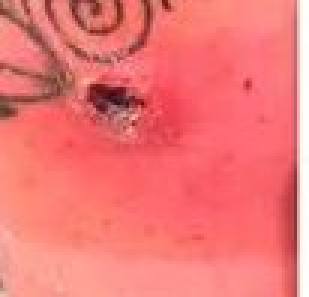
#> input picture test_images/es_spidersimage207 (copy).jpg, 103 x 99 px (shown 3 times larger)
$ python benchmark_classical_latency.py   (older library calls are emulated)
#> lines starting #> are read from the running program, lines starting #| are printed output that depends on the picture
### classical_features.py
"""
classical_features.py
=====================
Leakage-Free Classical Feature Extraction Pipeline for ResQ_Ai Phase 2.

Implements:
1. Classical Feature Extractors:
   - Gray-Level Co-occurrence Matrix (GLCM): Contrast, dissimilarity,
     homogeneity, energy, correlation, ASM across multiple distances & angles.
   - Local Binary Patterns (LBP): Rotation-invariant uniform patterns for micro-texture.
   - Scale-Invariant Feature Transform (SIFT): Keypoint detection and 128-dim
     descriptor extraction with graceful fallback for zero keypoints.
   - Bag-of-Visual-Words (BoVW): Visual word codebook quantization.
2. Strict Leakage-Free Out-of-Fold (OOF) Cross-Validation Pipeline:
   - Prevents data leakage into the Tier-2 Meta-Learner by strictly fitting:
     * BoVW KMeans Codebook
     * StandardScaler
     * PCA Dimensionality Reduction
     * Descriptor Classifier
     exclusively on the training fold (train_idx) of each cross-validation split.
3. Fast Production Inference:
   - Full-pipeline single image feature extraction & probability inference in ~15-30 ms on CPU.
"""

import time
import logging
from typing import Dict, List, Optional, Tuple, Union, Any

import numpy as np
import cv2
from skimage.feature import graycomatrix, graycoprops, local_binary_pattern
from sklearn.base import BaseEstimator, ClassifierMixin
from sklearn.cluster import MiniBatchKMeans
from sklearn.preprocessing import StandardScaler
from sklearn.decomposition import PCA
from sklearn.linear_model import LogisticRegression
from sklearn.model_selection import StratifiedKFold
import joblib

logger = logging.getLogger("classical_features")
if not logger.handlers:
    logging.basicConfig(level=logging.INFO, format="%(asctime)s [%(levelname)s] %(name)s: %(message)s")

# ---------------------------------------------------------------------------
# Default Constants & 8-Class Taxonomy
# ---------------------------------------------------------------------------

CLASSES: List[str] = [
    'ants',
    'bed_bugs',
    'chiggers',
    'fleas',
    'mosquitos',
    'no_bites',
    'spiders',
    'ticks',
]

GLCM_DISTANCES: Tuple[int, ...] = (1, 2, 3)
GLCM_ANGLES: Tuple[float, ...] = (0.0, np.pi / 4, np.pi / 2, 3 * np.pi / 4)
GLCM_LEVELS: int = 32
GLCM_PROPERTIES: Tuple[str, ...] = (
    'contrast',
    'dissimilarity',
    'homogeneity',
    'energy',
    'correlation',
    'ASM',
)

LBP_POINTS: int = 8
LBP_RADIUS: int = 1
LBP_METHOD: str = 'uniform'

SIFT_MAX_FEATURES: int = 200
DEFAULT_BOVW_CLUSTERS: int = 64
DEFAULT_PCA_COMPONENTS: int = 32


# ---------------------------------------------------------------------------
# Preprocessing Helper
# ---------------------------------------------------------------------------

def preprocess_image_to_grayscale(
    image: Union[np.ndarray, Any],
    target_size: Tuple[int, int] = (224, 224),
) -> np.ndarray:
    """
    Normalizes an input image (numpy array, PIL Image, or file path) to a
    standardized 224x224 8-bit unsigned integer grayscale numpy array.

    Args:
        image: Input image array, PIL image, or path string.
        target_size: (width, height) resolution tuple, default (224, 224).

    Returns:
        np.ndarray: Grayscale image with shape (height, width) and dtype uint8.
    """
    if isinstance(image, str):
        img_arr = cv2.imread(image)
        if img_arr is None:
            raise FileNotFoundError(f"Image file could not be read from path: {image}")
        img_gray = cv2.cvtColor(img_arr, cv2.COLOR_BGR2GRAY)
    elif hasattr(image, "convert"):  # PIL Image
        img_rgb = np.array(image.convert("RGB"))
        img_gray = cv2.cvtColor(img_rgb, cv2.COLOR_RGB2GRAY)
    elif isinstance(image, np.ndarray):
        if image.ndim == 3:
            if image.shape[2] == 4:  # RGBA
                img_gray = cv2.cvtColor(image, cv2.COLOR_RGBA2GRAY)
            elif image.shape[2] == 3:  # RGB or BGR
                img_gray = cv2.cvtColor(image, cv2.COLOR_RGB2GRAY)
            else:
                img_gray = image[:, :, 0]
        elif image.ndim == 2:
            img_gray = image
        else:
            raise ValueError(f"Unsupported image dimensions: {image.shape}")
    else:
        raise TypeError(f"Unsupported image type: {type(image)}")

    # Ensure uint8 [0, 255]
    if img_gray.dtype != np.uint8:
        if img_gray.max() <= 1.0:
            img_gray = (img_gray * 255.0).astype(np.uint8)
        else:
            img_gray = np.clip(img_gray, 0, 255).astype(np.uint8)

    # Resize to target size (width, height)
    if (img_gray.shape[1], img_gray.shape[0]) != target_size:
        img_gray = cv2.resize(img_gray, target_size, interpolation=cv2.INTER_AREA)

    return img_gray


# ---------------------------------------------------------------------------
# Feature Extraction: GLCM
# ---------------------------------------------------------------------------

def extract_glcm_features(
    gray_image: np.ndarray,
    distances: Tuple[int, ...] = GLCM_DISTANCES,
    angles: Tuple[float, ...] = GLCM_ANGLES,
    properties: Tuple[str, ...] = GLCM_PROPERTIES,
    levels: int = GLCM_LEVELS,
) -> np.ndarray:
    """
    Computes Gray-Level Co-occurrence Matrix (GLCM) statistical features.

    Calculates texture descriptors across defined pixel distances and orientation
    angles (0, 45, 90, 135 degrees), capturing spatial gray-level dependencies.
    Quantizes gray levels (default 32) for ultra-fast, high-fidelity texture
    computation (~2-4 ms vs ~100 ms for 256 levels).

    Args:
        gray_image: Standardized 2D uint8 image (H, W).
        distances: Pixel pair distances, default (1, 2, 3).
        angles: Direction angles in radians, default (0, pi/4, pi/2, 3pi/4).
        properties: GLCM metrics to compute.
        levels: Quantization levels for GLCM (default 32).

    Returns:
        np.ndarray: 1D float32 vector of GLCM properties (length: len(properties) * len(distances) * len(angles)).
                    For default parameters: 6 * 3 * 4 = 72 dimensions.
    """
    if levels < 256 and gray_image.max() >= levels:
        quant_factor = max(1, 256 // levels)
        quantized = (gray_image // quant_factor).astype(np.uint8)
        if quantized.max() >= levels:
            quantized = np.clip(quantized, 0, levels - 1)
    else:
        quantized = gray_image

    # Compute normalized symmetric GLCM
    glcm = graycomatrix(
        quantized,
        distances=list(distances),
        angles=list(angles),
        levels=levels,
        symmetric=True,
        normed=True,
    )

    feature_list = []
    for prop in properties:
        # prop_matrix shape: (len(distances), len(angles))
        prop_matrix = graycoprops(glcm, prop)
        feature_list.append(prop_matrix.flatten())

    glcm_vector = np.concatenate(feature_list).astype(np.float32)
    # Replace any potential NaNs or Infs
    np.nan_to_num(glcm_vector, copy=False, nan=0.0, posinf=0.0, neginf=0.0)
    return glcm_vector


# ---------------------------------------------------------------------------
# Feature Extraction: LBP
# ---------------------------------------------------------------------------

def extract_lbp_features(
    gray_image: np.ndarray,
    P: int = LBP_POINTS,
    R: int = LBP_RADIUS,
    method: str = LBP_METHOD,
) -> np.ndarray:
    """
    Computes Local Binary Patterns (LBP) normalized histogram.

    Captures fine, rotation-invariant micro-textures and boundary contours.
    With uniform patterns, bins represent distinct edge/spot patterns plus
    one bin for non-uniform patterns.

    Args:
        gray_image: Standardized 2D uint8 image (H, W).
        P: Number of circularly symmetric neighbor set points, default 8.
        R: Radius of circle, default 1.
        method: LBP pattern method ('uniform' by default).

    Returns:
        np.ndarray: Normalized 1D float32 histogram vector of length (P + 2).
                    For P=8: 10 dimensions.
    """
    lbp = local_binary_pattern(gray_image, P=P, R=R, method=method)
    n_bins = P + 2 if method == "uniform" else int(2 ** P)

    hist, _ = np.histogram(
        lbp.ravel(),
        bins=n_bins,
        range=(0, n_bins),
        density=False,
    )
    hist = hist.astype(np.float32)
    # L1 normalization
    sum_hist = np.sum(hist)
    if sum_hist > 0:
        hist /= sum_hist
    return hist


# ---------------------------------------------------------------------------
# Feature Extraction: SIFT
# ---------------------------------------------------------------------------

def extract_sift_descriptors(
    gray_image: np.ndarray,
    max_features: int = SIFT_MAX_FEATURES,
) -> np.ndarray:
    """
    Detects keypoints and extracts 128-dimensional SIFT descriptors.

    Gracefully handles low-texture images where no keypoints are detected
    by returning an empty array of shape (0, 128).

    Args:
        gray_image: Standardized 2D uint8 image (H, W).
        max_features: Maximum number of keypoints to retain, default 200.

    Returns:
        np.ndarray: Descriptors array of shape (N, 128) with dtype float32.
    """
    sift = cv2.SIFT_create(nfeatures=max_features)
    _, descriptors = sift.detectAndCompute(gray_image, None)

    if descriptors is None or len(descriptors) == 0:
        return np.empty((0, 128), dtype=np.float32)

    return descriptors.astype(np.float32)


# ---------------------------------------------------------------------------
# Bag of Visual Words (BoVW) Quantization
# ---------------------------------------------------------------------------

def quantize_bovw_histogram(
    sift_descriptors: np.ndarray,
    kmeans_codebook: Any,
    n_clusters: int = DEFAULT_BOVW_CLUSTERS,
) -> np.ndarray:
    """
    Quantizes an image's SIFT descriptors into a Bag-of-Visual-Words histogram
    using a pre-fitted visual vocabulary (KMeans codebook).

    Args:
        sift_descriptors: Array of shape (N, 128) containing SIFT descriptors.
        kmeans_codebook: Pre-fitted KMeans or MiniBatchKMeans clustering model.
        n_clusters: Number of visual words in the codebook.

    Returns:
        np.ndarray: Normalized histogram of shape (n_clusters,) with dtype float32.
    """
    if sift_descriptors is None or len(sift_descriptors) == 0:
        # Zero keypoints: return uniform zero vector
        return np.zeros(n_clusters, dtype=np.float32)

    # Predict visual words for each keypoint
    cluster_ids = kmeans_codebook.predict(sift_descriptors)
    histogram = np.bincount(cluster_ids, minlength=n_clusters).astype(np.float32)

    # L1-normalization
    total = np.sum(histogram)
    if total > 0:
        histogram /= total

    return histogram


# ---------------------------------------------------------------------------
# Combined Single-Image Feature Extractor
# ---------------------------------------------------------------------------

class RawImageFeatures:
    """Container holding raw classical descriptors extracted from a single image."""
    __slots__ = ("glcm", "lbp", "sift_descriptors")

    def __init__(self, glcm: np.ndarray, lbp: np.ndarray, sift_descriptors: np.ndarray):
        self.glcm = glcm
        self.lbp = lbp
        self.sift_descriptors = sift_descriptors


def extract_raw_image_features(
    image: Union[np.ndarray, Any],
    max_sift_features: int = SIFT_MAX_FEATURES,
    target_size: Tuple[int, int] = (224, 224),
) -> RawImageFeatures:
    """
    Extracts GLCM, LBP, and raw SIFT descriptors for a single image.
    This step is strictly image-local and independent of any other images,
    making it completely safe from data leakage.

    Args:
        image: Image array, PIL Image, or file path.
        max_sift_features: Upper bound for SIFT keypoints.
        target_size: (width, height) resize target.

    Returns:
        RawImageFeatures: Contains .glcm (72,), .lbp (10,), and .sift_descriptors (N, 128).
    """
    gray = preprocess_image_to_grayscale(image, target_size=target_size)
    glcm_vec = extract_glcm_features(gray)
    lbp_vec = extract_lbp_features(gray)
    sift_desc = extract_sift_descriptors(gray, max_features=max_sift_features)
    return RawImageFeatures(glcm=glcm_vec, lbp=lbp_vec, sift_descriptors=sift_desc)


# ---------------------------------------------------------------------------
# Production Classical Feature Pipeline
# ---------------------------------------------------------------------------

class ProductionClassicalPipeline:
    """
    Trained end-to-end Classical Descriptor Model for ResQ_Ai inference.

    Holds the fitted parameters:
    - BoVW KMeans codebook
    - StandardScaler
    - PCA reduction
    - Classifier (LogisticRegression / Calibrated / Classifier)
    """

    def __init__(
        self,
        kmeans_codebook: Any,
        scaler: StandardScaler,
        pca: PCA,
        classifier: Any,
        classes: List[str] = CLASSES,
        n_clusters: int = DEFAULT_BOVW_CLUSTERS,
    ):
        self.kmeans_codebook = kmeans_codebook
        self.scaler = scaler
        self.pca = pca
        self.classifier = classifier
        self.classes = list(classes)
        self.n_clusters = n_clusters

    def extract_features(self, image: Union[np.ndarray, Any]) -> np.ndarray:
        """
        Transforms a single raw image into the final scaled PCA feature vector.

        Returns:
            np.ndarray: Projected feature vector of shape (1, n_pca_components).
        """
        raw = extract_raw_image_features(image)
        bovw_hist = quantize_bovw_histogram(
            raw.sift_descriptors,
            self.kmeans_codebook,
            n_clusters=self.n_clusters,
        )
        combined = np.concatenate([raw.glcm, raw.lbp, bovw_hist]).reshape(1, -1)
        scaled = self.scaler.transform(combined)
        projected = self.pca.transform(scaled)
        return projected

    def predict_proba(self, image: Union[np.ndarray, Any]) -> np.ndarray:
        """
        Predicts 8-class probability distribution for a single image.

        Returns:
            np.ndarray: Softmax probabilities of shape (n_classes,) summing to 1.0.
        """
        features = self.extract_features(image)
        probs = self.classifier.predict_proba(features)[0]
        return probs.astype(np.float32)

    # [32 lines left out: functions predict_proba_detailed, save, load, not called in this run]


# ---------------------------------------------------------------------------
# Leakage-Free Out-Of-Fold (OOF) Cross-Validation Engine
# ---------------------------------------------------------------------------

class LeakageFreeOOFPipeline:
    """
    Strict Leakage-Free Cross-Validation Engine for Tier-2 Meta-Learner Data.

    =========================================================================
    MATHEMATICAL & ARCHITECTURAL GUARDRAIL:
    =========================================================================
    To prevent data leakage when generating Out-of-Fold (OOF) probabilities:
    1. BoVW KMeans codebook is fitted SOLELY on SIFT keypoints from train_idx.
    2. StandardScaler is fitted SOLELY on feature vectors from train_idx.
    3. PCA is fitted SOLELY on standardized feature vectors from train_idx.
    4. Classifier is fitted SOLELY on (X_train_pca, y_train).
    5. OOF predictions are produced on val_idx using the strictly trained fold
       pipeline. No test/validation fold data is EVER observed during fitting.
    =========================================================================
    """

    # [280 lines left out: functions __init__, run_oof_cv, fit_production_pipeline, not called in this run]

### benchmark_classical_latency.py
"""
benchmark_classical_latency.py
==============================
CPU Latency Profiler for Classical Feature Extraction & Inference Pipeline.

Empirically measures the execution time of:
1. Grayscale preprocessing & 224x224 resizing
2. GLCM extraction (distances 1-3, angles 0-135 deg, 6 texture properties)
3. LBP uniform pattern histogram (P=8, R=1)
4. SIFT keypoint detection and 128-dim descriptor extraction
5. BoVW codebook quantization (K=64 visual words)
6. Feature scaling + PCA reduction (32 components)
7. Softmax classifier probability prediction
8. Total end-to-end CPU inference latency

Benchmarks across multiple iterations (e.g., 100 runs) and compares against
the 15-30 ms CPU SLA requirement.
"""

import os
import time
import statistics
import numpy as np
import cv2
from sklearn.cluster import MiniBatchKMeans
from sklearn.preprocessing import StandardScaler
from sklearn.decomposition import PCA
from sklearn.linear_model import LogisticRegression

from classical_features import (
    CLASSES,
    preprocess_image_to_grayscale,
    extract_glcm_features,
    extract_lbp_features,
    extract_sift_descriptors,
    quantize_bovw_histogram,
    ProductionClassicalPipeline,
)


def build_synthetic_production_pipeline(n_clusters: int = 64, pca_components: int = 32) -> ProductionClassicalPipeline:
    """Creates a calibrated production pipeline to benchmark post-extraction overhead."""
    rng = np.random.RandomState(42)
    synthetic_sift = rng.randn(1000, 128).astype(np.float32)

    kmeans = MiniBatchKMeans(n_clusters=n_clusters, random_state=42, n_init="auto")
    kmeans.fit(synthetic_sift)

    # 72 (GLCM) + 10 (LBP) + 64 (BoVW) = 146
    feature_dim = 72 + 10 + n_clusters
    X_synthetic = rng.randn(100, feature_dim).astype(np.float32)
    y_synthetic = rng.choice(len(CLASSES), size=100)

    scaler = StandardScaler().fit(X_synthetic)
    X_scaled = scaler.transform(X_synthetic)

    pca = PCA(n_components=pca_components, random_state=42).fit(X_scaled)
    X_pca = pca.transform(X_scaled)

    clf = LogisticRegression(max_iter=100, random_state=42).fit(X_pca, y_synthetic)

    return ProductionClassicalPipeline(
        kmeans_codebook=kmeans,
        scaler=scaler,
        pca=pca,
        classifier=clf,
        classes=CLASSES,
        n_clusters=n_clusters,
    )


def run_latency_benchmark(image_path: str, num_runs: int = 100, warmup_runs: int = 10) -> None:
    """Runs high-precision timing on the specified image."""
#> called with num_runs = 100, warmup_runs = 10
    print("=" * 78)
    print(f"ResQ_Ai Phase 2: Classical Feature Extraction CPU Latency Benchmark")
    print(f"Target Image: {image_path}")
    print(f"Iterations: {num_runs} (Warmup: {warmup_runs})")
    print("=" * 78)

    if not os.path.exists(image_path):
        raise FileNotFoundError(f"Benchmark image not found at: {image_path}")

    # Load raw image into memory once to isolate pure processing time
    raw_bgr = cv2.imread(image_path)
#> raw_bgr is the input picture: shape (99, 103, 3); mean B, G, R 117.1, 118.1, 239.6
    if raw_bgr is None:
        raise ValueError(f"Failed to decode image from {image_path}")

    pipeline = build_synthetic_production_pipeline()

    # Warmup
    for _ in range(warmup_runs):
        _ = pipeline.predict_proba(raw_bgr)
#> this loop made 10 passes
#> pass 1, in preprocess_image_to_grayscale, `img_gray = cv2.cvtColor(image, cv2.COLOR_RGB2GRAY)`:
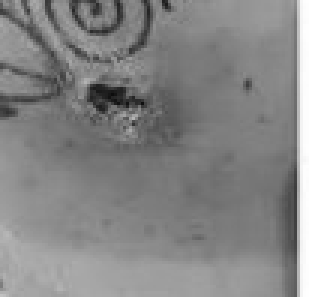
#> img_gray: shape (99, 103) (shown 3 times larger); min 13, max 254, mean 131.7
#> pass 1, in preprocess_image_to_grayscale, `img_gray = cv2.resize(img_gray, target_size, interpolation=cv2.INTER_A..`:
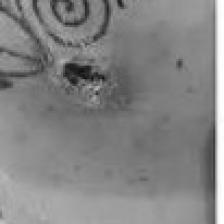
#> img_gray: shape (224, 224); min 13, max 254, mean 131.6

    t_preprocess: list[float] = []
    t_glcm: list[float] = []
    t_lbp: list[float] = []
    t_sift: list[float] = []
    t_bovw: list[float] = []
    t_scale_pca_clf: list[float] = []
    t_total: list[float] = []

    for _ in range(num_runs):
        start_total = time.perf_counter()

        # Step 1: Preprocess & resize to (224, 224)
        t0 = time.perf_counter()
        gray = preprocess_image_to_grayscale(raw_bgr, target_size=(224, 224))
        t1 = time.perf_counter()

        # Step 2: GLCM
        glcm_vec = extract_glcm_features(gray)
#> (the rest of the program and of its run is left out)
